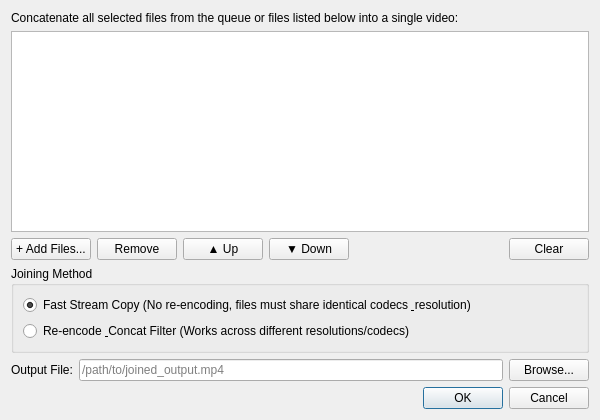
<?xml version="1.0" encoding="UTF-8"?>
<ui version="4.0">
 <class>JoinDialog</class>
 <widget class="QDialog" name="JoinDialog">
  <property name="geometry">
   <rect>
    <x>0</x>
    <y>0</y>
    <width>600</width>
    <height>420</height>
   </rect>
  </property>
  <property name="windowTitle">
   <string>Join / Concatenate Files - FFmpeg Batch</string>
  </property>
  <layout class="QVBoxLayout" name="mainJoinLayout">
   <item>
    <widget class="QLabel" name="lblJoinDesc">
     <property name="text">
      <string>Concatenate all selected files from the queue or files listed below into a single video:</string>
     </property>
     <property name="wordWrap">
      <bool>true</bool>
     </property>
    </widget>
   </item>
   <item>
    <widget class="QListWidget" name="listJoinFiles">
     <property name="dragDropMode">
      <enum>QAbstractItemView::InternalMove</enum>
     </property>
    </widget>
   </item>
   <item>
    <layout class="QHBoxLayout" name="joinListBtnLayout">
     <item>
      <widget class="QPushButton" name="btnAddJoinFiles">
       <property name="text">
        <string>+ Add Files...</string>
       </property>
      </widget>
     </item>
     <item>
      <widget class="QPushButton" name="btnRemoveJoinFile">
       <property name="text">
        <string>Remove</string>
       </property>
      </widget>
     </item>
     <item>
      <widget class="QPushButton" name="btnMoveUpJoin">
       <property name="text">
        <string>▲ Up</string>
       </property>
      </widget>
     </item>
     <item>
      <widget class="QPushButton" name="btnMoveDownJoin">
       <property name="text">
        <string>▼ Down</string>
       </property>
      </widget>
     </item>
     <item>
      <spacer name="joinListSpacer">
       <property name="orientation">
        <enum>Qt::Horizontal</enum>
       </property>
       <property name="sizeHint" stdset="0">
        <size>
         <width>40</width>
         <height>20</height>
        </size>
       </property>
      </spacer>
     </item>
     <item>
      <widget class="QPushButton" name="btnClearJoinFiles">
       <property name="text">
        <string>Clear</string>
       </property>
      </widget>
     </item>
    </layout>
   </item>
   <item>
    <widget class="QGroupBox" name="grpJoinMode">
     <property name="title">
      <string>Joining Method</string>
     </property>
     <layout class="QVBoxLayout" name="joinModeLayout">
      <item>
       <widget class="QRadioButton" name="radStreamCopy">
        <property name="text">
         <string>Fast Stream Copy (No re-encoding, files must share identical codecs &amp; resolution)</string>
        </property>
        <property name="checked">
         <bool>true</bool>
        </property>
       </widget>
      </item>
      <item>
       <widget class="QRadioButton" name="radReencode">
        <property name="text">
         <string>Re-encode &amp; Concat Filter (Works across different resolutions/codecs)</string>
        </property>
       </widget>
      </item>
     </layout>
    </widget>
   </item>
   <item>
    <layout class="QHBoxLayout" name="outJoinLayout">
     <item>
      <widget class="QLabel" name="lblOutputFile">
       <property name="text">
        <string>Output File:</string>
       </property>
      </widget>
     </item>
     <item>
      <widget class="QLineEdit" name="txtJoinOutput">
       <property name="placeholderText">
        <string>/path/to/joined_output.mp4</string>
       </property>
      </widget>
     </item>
     <item>
      <widget class="QPushButton" name="btnBrowseJoinOutput">
       <property name="text">
        <string>Browse...</string>
       </property>
      </widget>
     </item>
    </layout>
   </item>
   <item>
    <widget class="QDialogButtonBox" name="joinButtonBox">
     <property name="orientation">
      <enum>Qt::Horizontal</enum>
     </property>
     <property name="standardButtons">
      <set>QDialogButtonBox::Cancel|QDialogButtonBox::Ok</set>
     </property>
    </widget>
   </item>
  </layout>
 </widget>
 <resources/>
 <connections/>
</ui>
